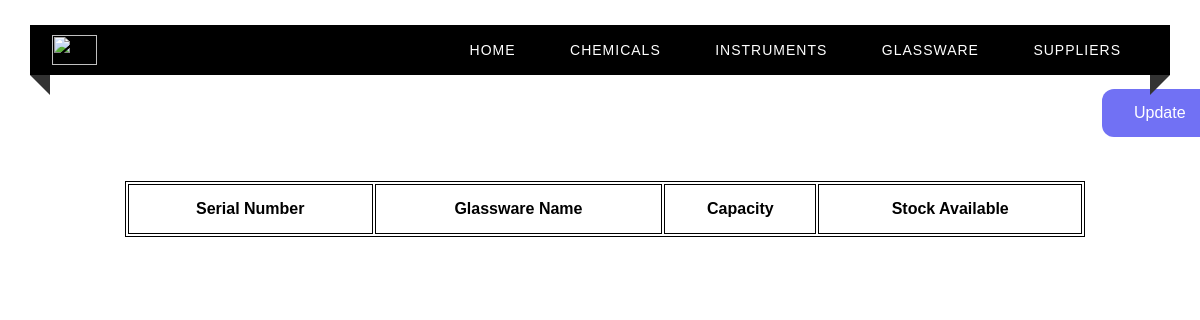
The app's page /glassware, older data.
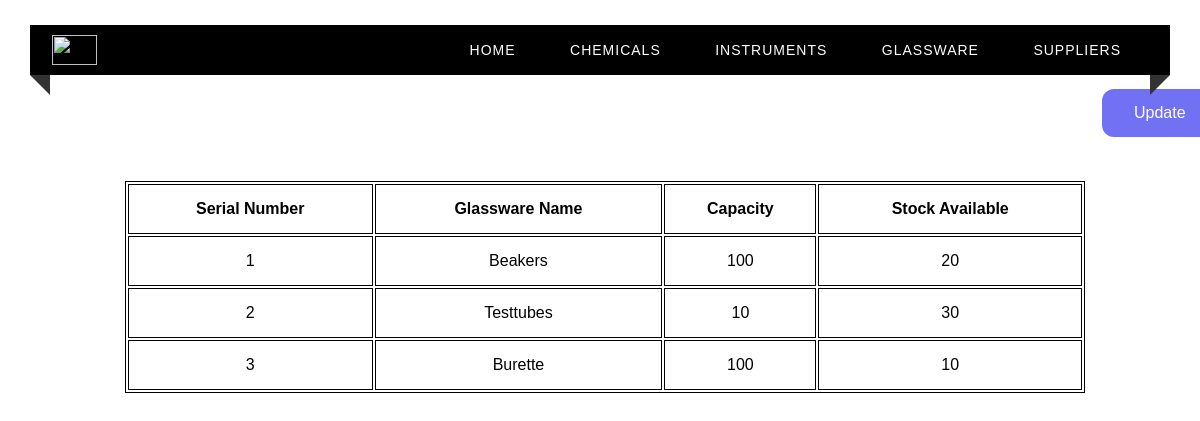
The same page, newer data.
### tables this page shows
CREATE TABLE GLASSWARE(
    Sno INTEGER UNIQUE ,
    Glass_Name VARCHAR(50) primary key,
    Capacity VARCHAR(10),
    Quantiy_Available integer(3)
);

### app.py (the view)
@app.route("/glassware")
def glassware() :
    c = get_db()
    cur = c.cursor()
    cur.execute("SELECT * from GLASSWARE")
    return render_template("glassware.html", test = cur.fetchall())

### app.py (called while the page is built)
def get_db():
    db = getattr(g, '_database', None)
    if db is None:
        db = g._database = sqlite3.connect(DATABASE)
    return db

@app.teardown_appcontext
def close_connection(exception):
    db = getattr(g, '_database', None)
    if db is not None:
        db.close()

### templates/glassware.html (shortened to what this page needs)
<html>
<head>
    <link rel="stylesheet" type="text/css" href="../static/home.css">
</head>
<body>
<div class="custom-padding">
        <nav>
            <div class="logo"><img src = "../static/nieLogo.png" width = "45px", height = "30px"></div>
            <ul class="menu-area">
                <li><a href="/">Home</a></li>
                <li><a href="/chemicals">Chemicals</a></li>
                <li><a href="/instruments">Instruments</a></li>
                <li><a href="/glassware">Glassware</a></li>
                <li><a href="/suppliers">Suppliers</a></li>
            </ul>
        </nav>
        <a href="/login" class="button">Update</a>
        <div class="tab">
          <table align="center" style="margin-left : 125px; margin-top : 50px;">
              <th>Serial Number</th>
              <th>Glassware Name </th>
              <th>Capacity</th>
              <th>Stock Available</th>
            {% for row in test %}
            <tr>
                <td> {{ row[0] }}</td>
                <td> {{ row[1] }}</td>
                <td> {{ row[2] }}</td>
                <td> {{ row[3] }}</td>
            </tr>
            {% endfor %}
          </table>
        </div>
    </div>
</body>
</html>

Row changes from the older to the newer data that the page shows:
added GLASSWARE: Sno "1", Glass_Name "Beakers", Capacity "100", Quantiy_Available "20"
added GLASSWARE: Sno "2", Glass_Name "Testtubes", Capacity "10", Quantiy_Available "30"
added GLASSWARE: Sno "3", Glass_Name "Burette", Capacity "100", Quantiy_Available "10"
